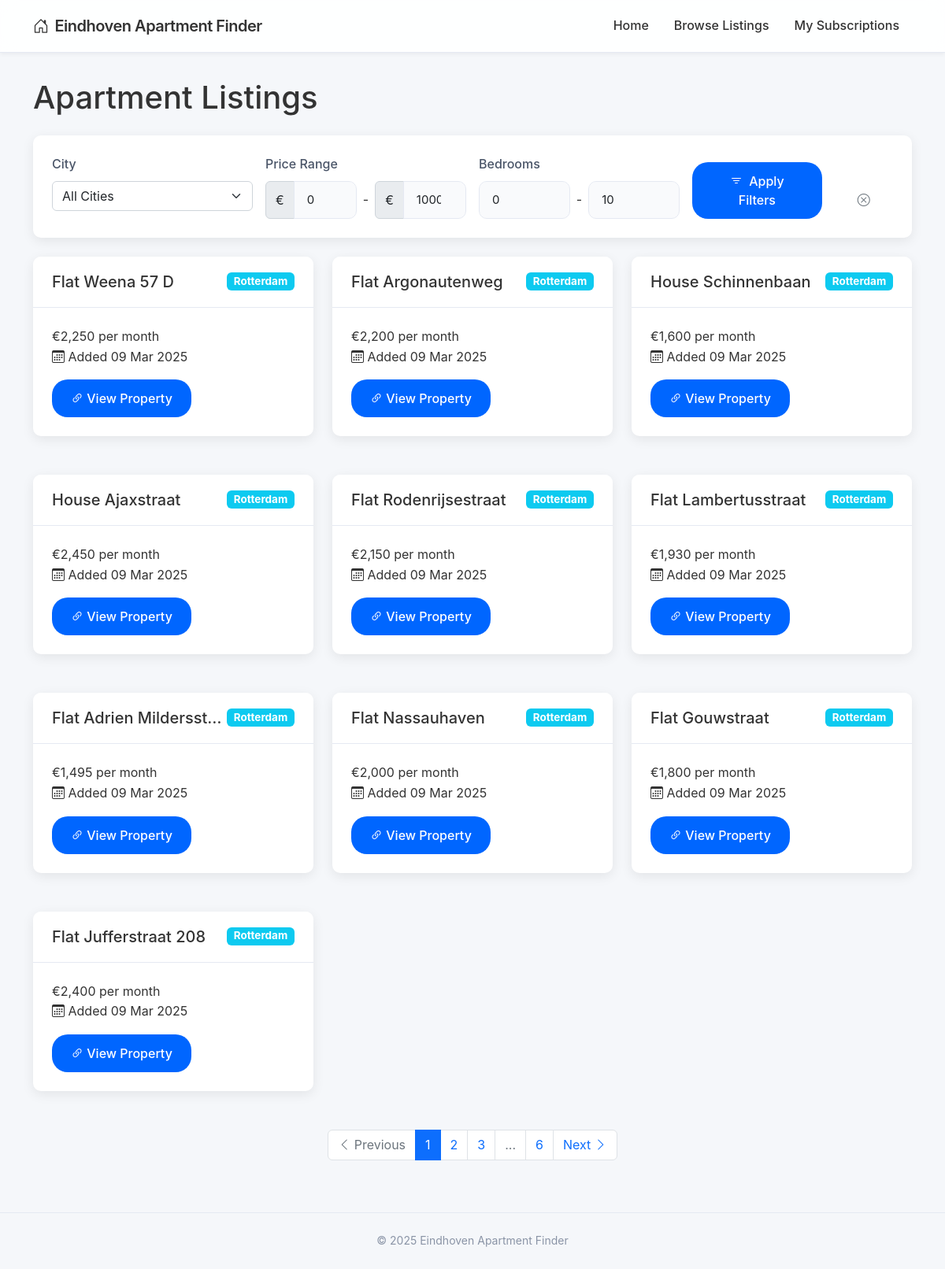
The page /browse_listings on the database its author committed.
### app/models.py (models this page shows, shortened)
class Listing(db.Model):
    id = db.Column(db.Integer, primary_key=True)
    title = db.Column(db.String(200), nullable=False)
    price = db.Column(db.Integer, nullable=False)
    price_text = db.Column(db.String(50), nullable=False)
    url = db.Column(db.String(500), nullable=False, unique=True)
    address = db.Column(db.String(200), nullable=True)
    bedrooms = db.Column(db.Integer, nullable=True)
    area = db.Column(db.Integer, nullable=True)
    specs = db.Column(db.Text, nullable=True)
    date_found = db.Column(db.DateTime, default=datetime.utcnow)
    notified = db.Column(db.Boolean, default=False)
    subscription_id = db.Column(db.Integer, db.ForeignKey('subscription.id'), nullable=True)
    city_id = db.Column(db.Integer, db.ForeignKey('city.id'), nullable=False)

class City(db.Model):
    id = db.Column(db.Integer, primary_key=True)
    name = db.Column(db.String(50), nullable=False, unique=True)
    url_name = db.Column(db.String(50), nullable=False, unique=True)  # For use in URLs
    base_url = db.Column(db.String(200), nullable=False)  # Base URL for scraping
    active = db.Column(db.Boolean, default=True)
    created_at = db.Column(db.DateTime, default=datetime.utcnow)
    subscriptions = db.relationship('Subscription', backref='city', lazy='dynamic')
    listings = db.relationship('Listing', backref='city', lazy='dynamic')

### app/routes.py (the view)
@main_bp.route('/browse_listings')
def browse_listings():
    page = request.args.get('page', 1, type=int)
    min_price = request.args.get('min_price', 0, type=int)
    max_price = request.args.get('max_price', 10000, type=int)
    min_bedrooms = request.args.get('min_bedrooms', 0, type=int)
    max_bedrooms = request.args.get('max_bedrooms', 10, type=int)
    query = Listing.query
    if min_price > 0:
        query = query.filter(Listing.price >= min_price)
    if max_price < 10000:
        query = query.filter(Listing.price <= max_price)
    if min_bedrooms > 0:
        query = query.filter(Listing.bedrooms >= min_bedrooms)
    if max_bedrooms < 10:
        query = query.filter(Listing.bedrooms <= max_bedrooms)
    listings = query.order_by(Listing.date_found.desc()).paginate(
        page=page, per_page=10, error_out=False)
    return render_template('listings.html', listings=listings,
                          min_price=min_price, max_price=max_price,
                          min_bedrooms=min_bedrooms, max_bedrooms=max_bedrooms)

### app/routes.py (called while the page is built)
@main_bp.before_request
def before_request():
    g.now = datetime.now()

### app/templates/listings.html (shortened to what this page needs)
{% extends "base.html" %}
{% block content %}
<div class="row">
    <div class="col-md-12">
        <h1 class="mb-4">Apartment Listings</h1>
        <div class="card mb-4">
            <div class="card-body">
                <form action="{{ url_for('main.browse_listings') }}" method="GET">
                    <div class="row g-3">
                        <div class="col-md-3">
                            <label class="form-label">City</label>
                            <select name="city_id" class="form-select">
                                <option value="">All Cities</option>
                            </select>
                        </div>
                        <div class="col-md-3">
                            <label class="form-label">Price Range</label>
                            <div class="d-flex align-items-center">
                                <div class="input-group">
                                    <span class="input-group-text">€</span>
                                    <input type="number" name="min_price" class="form-control" value="{{ min_price }}" placeholder="Min">
                                </div>
                                <span class="mx-2">-</span>
                                <div class="input-group">
                                    <span class="input-group-text">€</span>
                                    <input type="number" name="max_price" class="form-control" value="{{ max_price }}" placeholder="Max">
                                </div>
                            </div>
                        </div>
                        <div class="col-md-3">
                            <label class="form-label">Bedrooms</label>
                            <div class="d-flex align-items-center">
                                <input type="number" name="min_bedrooms" class="form-control" value="{{ min_bedrooms }}" placeholder="Min">
                                <span class="mx-2">-</span>
                                <input type="number" name="max_bedrooms" class="form-control" value="{{ max_bedrooms }}" placeholder="Max">
                            </div>
                        </div>
                        <div class="col-md-2 d-flex align-items-end">
                            <button type="submit" class="btn btn-primary w-100">
                                <i class="bi bi-filter me-1"></i> Apply Filters
                            </button>
                        </div>
                        <div class="col-md-1 d-flex align-items-end">
                            <a href="{{ url_for('main.browse_listings') }}" class="btn btn-outline-secondary w-100">
                                <i class="bi bi-x-circle"></i>
                            </a>
                        </div>
                    </div>
                </form>
            </div>
        </div>
        {% if listings.items %}
            <div class="row">
                {% for listing in listings.items %}
                    <div class="col-md-6 col-lg-4 mb-4">
                        <div class="card listing-card">
                            <div class="card-header">
                                <span class="badge bg-info float-end">{{ listing.city.name }}</span>
                                <h5 class="card-title mb-0 text-truncate">{{ listing.title }}</h5>
                            </div>
                            <div class="card-body">
                                <div class="listing-price">{{ listing.price_text }}</div>
                                <div class="listing-date">
                                    <i class="bi bi-calendar3"></i> Added {{ listing.date_found.strftime('%d %b %Y') }}
                                </div>
                                <a href="{{ listing.url }}" target="_blank" class="btn btn-primary mt-3">
                                    <i class="bi bi-link-45deg"></i> View Property
                                </a>
                            </div>
                        </div>
                    </div>
                {% endfor %}
            </div>
            <nav aria-label="Listings pagination">
                <ul class="pagination justify-content-center">
                    {% if listings.has_prev %}
                        <li class="page-item">
                            <a class="page-link" href="{{ url_for('main.browse_listings', page=listings.prev_num, min_price=min_price, max_price=max_price, min_bedrooms=min_bedrooms, max_bedrooms=max_bedrooms, city_id=city_id) }}">
                                <i class="bi bi-chevron-left"></i> Previous
                            </a>
                        </li>
                    {% else %}
                        <li class="page-item disabled">
                            <span class="page-link">
                                <i class="bi bi-chevron-left"></i> Previous
                            </span>
                        </li>
                    {% endif %}
                    {% for page_num in listings.iter_pages(left_edge=1, right_edge=1, left_current=1, right_current=2) %}
                        {% if page_num %}
                            {% if page_num == listings.page %}
                                <li class="page-item active">
                                    <span class="page-link">{{ page_num }}</span>
                                </li>
                            {% else %}
                                <li class="page-item">
                                    <a class="page-link" href="{{ url_for('main.browse_listings', page=page_num, min_price=min_price, max_price=max_price, min_bedrooms=min_bedrooms, max_bedrooms=max_bedrooms, city_id=city_id) }}">{{ page_num }}</a>
                                </li>
                            {% endif %}
                        {% else %}
                            <li class="page-item disabled">
                                <span class="page-link">...</span>
                            </li>
                        {% endif %}
                    {% endfor %}
                    {% if listings.has_next %}
                        <li class="page-item">
                            <a class="page-link" href="{{ url_for('main.browse_listings', page=listings.next_num, min_price=min_price, max_price=max_price, min_bedrooms=min_bedrooms, max_bedrooms=max_bedrooms, city_id=city_id) }}">
                                Next <i class="bi bi-chevron-right"></i>
                            </a>
                        </li>
                    {% else %}
                        <li class="page-item disabled">
                            <span class="page-link">
                                Next <i class="bi bi-chevron-right"></i>
                            </span>
                        </li>
                    {% endif %}
                </ul>
            </nav>
        {% else %}
            <div class="alert alert-info">
                <i class="bi bi-info-circle me-2"></i> No listings found matching your criteria.
            </div>
        {% endif %}
    </div>
</div>
{% endblock %}

### app/templates/base.html (shortened to what this page needs)
<!DOCTYPE html>
<html lang="en">
<head>
    <link rel="stylesheet" href="https://cdn.jsdelivr.net/npm/bootstrap@5.2.3/dist/css/bootstrap.min.css">
    <link rel="stylesheet" href="https://cdn.jsdelivr.net/npm/bootstrap-icons@1.8.0/font/bootstrap-icons.css">
    <link rel="stylesheet" href="{{ url_for('static', filename='css/main.css') }}">
</head>
<body>
    <nav class="navbar navbar-expand-lg navbar-dark fixed-top">
        <div class="container">
            <a class="navbar-brand" href="{{ url_for('main.index') }}">
                <i class="bi bi-house-door me-2"></i>Eindhoven Apartment Finder
            </a>
            <div class="collapse navbar-collapse" id="navbarNav">
                <ul class="navbar-nav ms-auto">
                    <li class="nav-item">
                        <a class="nav-link" href="{{ url_for('main.index') }}">Home</a>
                    </li>
                    <li class="nav-item">
                        <a class="nav-link" href="{{ url_for('main.browse_listings') }}">Browse Listings</a>
                    </li>
                    <li class="nav-item">
                        <a class="nav-link" href="{{ url_for('main.subscriptions') }}">My Subscriptions</a>
                    </li>
                </ul>
            </div>
        </div>
    </nav>
    <div class="container" style="margin-top: 100px; margin-bottom: 50px;">
        {% block content %}{% endblock %}
    </div>
    <footer class="text-center">
        <div class="container">
            <p class="mb-0">&copy; {{ g.now.year }} Eindhoven Apartment Finder</p>
        </div>
    </footer>
</body>
</html>

### app/static/css/main.css (style rules this page uses)
:root { --primary-color: #0066ff; --primary-hover: #0052cc; --background-color: #f5f7fa; --card-color: #ffffff; --text-color: #333333; --muted-color: #8a94a6; --border-color: #e5e9f2; --success-color: #00c853; --error-color: #ff3b30; --shadow-sm: 0 2px 5px rgba(0, 0, 0, 0.05); --shadow-md: 0 4px 15px rgba(0, 0, 0, 0.08); --radius-sm: 6px; --radius-md: 10px; --radius-lg: 20px; --transition: all 0.2s ease; }
body { font-family: -apple-system, BlinkMacSystemFont, 'Segoe UI', Roboto, Helvetica, Arial, sans-serif; background-color: var(--background-color); color: var(--text-color); line-height: 1.6; -webkit-font-smoothing: antialiased; }
.navbar { background-color: rgba(255, 255, 255, 0.9) !important; backdrop-filter: blur(10px); box-shadow: var(--shadow-sm); border-bottom: 1px solid var(--border-color); padding: 12px 0; }
.navbar-brand { font-weight: 600; letter-spacing: -0.5px; color: var(--text-color) !important; }
.navbar-dark .navbar-nav .nav-link { color: var(--text-color) !important; font-weight: 500; padding: 8px 16px; border-radius: var(--radius-sm); transition: var(--transition); }
.card { border: none; border-radius: var(--radius-md); box-shadow: var(--shadow-md); transition: var(--transition); margin-bottom: 25px; overflow: hidden; background-color: var(--card-color); }
.card-header { background-color: var(--card-color); border-bottom: 1px solid var(--border-color); padding: 20px 24px; font-weight: 600; font-size: 18px; }
.card-body { padding: 24px; }
.btn { border-radius: var(--radius-lg); padding: 12px 24px; font-weight: 500; transition: var(--transition); border: none; }
.btn-primary { background-color: var(--primary-color); color: white; }
.form-control { border-radius: var(--radius-md); border: 1px solid var(--border-color); padding: 12px 16px; font-size: 15px; transition: var(--transition); box-shadow: none; background-color: #f9fafc; }
.form-label { font-weight: 500; margin-bottom: 8px; color: #4a5568; }
footer { color: var(--muted-color); border-top: 1px solid var(--border-color); padding: 24px 0; font-size: 14px; }

### rows shown on the page
Listing: city.name "Rotterdam", title "Flat Weena 57 D", price_text "€2,250 per month", date_found "09 Mar 2025"
Listing: city.name "Rotterdam", title "Flat Argonautenweg", price_text "€2,200 per month", date_found "09 Mar 2025"
Listing: city.name "Rotterdam", title "House Schinnenbaan", price_text "€1,600 per month", date_found "09 Mar 2025"
Listing: city.name "Rotterdam", title "House Ajaxstraat", price_text "€2,450 per month", date_found "09 Mar 2025"
Listing: city.name "Rotterdam", title "Flat Rodenrijsestraat", price_text "€2,150 per month", date_found "09 Mar 2025"
Listing: city.name "Rotterdam", title "Flat Lambertusstraat", price_text "€1,930 per month", date_found "09 Mar 2025"
Listing: city.name "Rotterdam", title "Flat Adrien Mildersst…", price_text "€1,495 per month", date_found "09 Mar 2025"
Listing: city.name "Rotterdam", title "Flat Nassauhaven", price_text "€2,000 per month", date_found "09 Mar 2025"
Listing: city.name "Rotterdam", title "Flat Gouwstraat", price_text "€1,800 per month", date_found "09 Mar 2025"
Listing: city.name "Rotterdam", title "Flat Jufferstraat 208", price_text "€2,400 per month", date_found "09 Mar 2025"

### other values the page prints
{{ page_num }} "1"
{{ page_num }} "2" "3" "6"
{{ g.now.year }} "2025"
